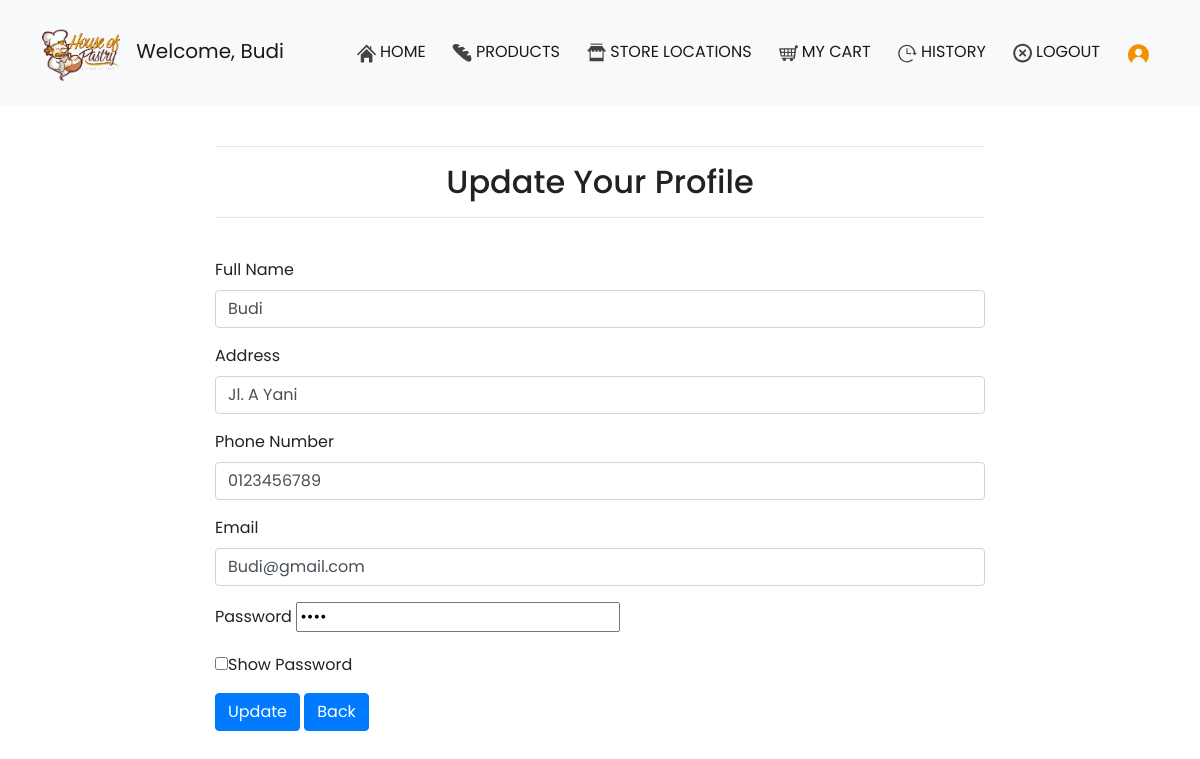
Page /edit_profile.php?id=1 (signed in) on the committed database.
### tables this page shows
CREATE TABLE `pelanggan` (
  `id_pelanggan` int(11) NOT NULL,
  `email_pelanggan` varchar(100) NOT NULL,
  `password_pelanggan` varchar(50) NOT NULL,
  `nama_pelanggan` varchar(100) NOT NULL,
  `telepon_pelanggan` varchar(25) NOT NULL,
  `alamat_pelanggan` text NOT NULL
);

### edit_profile.php (the view, shortened to what this page needs)
<?php
include 'koneksi.php';
$ambil = $koneksi->query("SELECT * FROM pelanggan where id_pelanggan = '$_GET[id]'");
$pecah = $ambil->fetch_assoc();
?>
<!DOCTYPE html>
<html>
<head>
	<link rel="stylesheet" href="https://maxcdn.bootstrapcdn.com/bootstrap/4.0.0/css/bootstrap.min.css">
	<link href="admin.css" rel="stylesheet">
	<link href="//netdna.bootstrapcdn.com/font-awesome/4.0.0/css/font-awesome.css" rel="stylesheet">
	<link href="//cdn.muicss.com/mui-0.9.39/css/mui.min.css" rel="stylesheet" type="text/css" />
</head>
<body>
	<?php
	require ('navbar_pelanggan1.php');
	?>
	<div class="container-fluid">
		<div class="row">
			<div class="col-md-2"> </div>
			<div class="col-md-8">
				<br>
				<hr>
				<h2 style="text-align: center"> Update  Your Profile </h2>
				<hr>
				<br>
				<form method="post" enctype="multipart/form-data">
					<div class="form-group">
						<label> Full Name </label>
						<input type="text" class="form-control" name="nama" value="<?php echo $pecah['nama_pelanggan']; ?>" required>
					</div>
					<div class="form-group">
						<label> Address </label>
						<input type="text" class="form-control" name="alamat" value="<?php echo $pecah['alamat_pelanggan']; ?>" required>
					</div>
					<div class="form-group">
						<label> Phone Number </label>
						<input type="text" class="form-control" name="telepon" value="<?php echo $pecah['telepon_pelanggan']; ?>" required>
					</div>
					<div class="form-group">
						<label> Email </label>
						<input type="email" class="form-control" name="email" value="<?php echo $pecah['email_pelanggan'];?>" required>
					</div>
					<div class="form-group">
						<label> Password </label>
						<input type="Password" name="password" id="myInput" value="<?php echo $pecah['password_pelanggan'];?>" required>
					</div>
					<div class="form-group">
						<input type="checkbox" onclick="myFunction()">Show Password
					</div>
					<div class="form-group">
						<button class="btn btn-primary" name="update"> Update </button>
						<a href="home.php" class="btn btn-primary"> Back </a>
					</div>
				</form>
			</div>
			<div class="col-md-2"> </div>
		</div>
	</div>
</body>
</html>

### admin.css (style rules this page uses)
html,body { height: 100%; width: 100%; font-family: 'Poppins', sans-serif; color: #222; }

### rows in the picture
pelanggan: nama "Budi", alamat "Jl. A Yani", telepon "0123456789", email "Budi@gmail.com"

### other values in the picture
$_SESSION['pelanggan'] "Budi"
